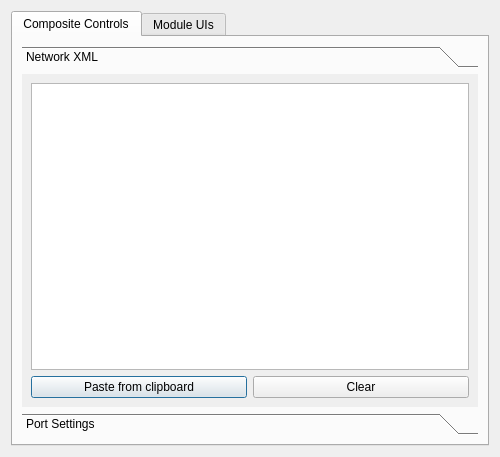
<?xml version="1.0" encoding="UTF-8"?>
<ui version="4.0">
 <class>CompositeModule</class>
 <widget class="QDialog" name="CompositeModule">
  <property name="geometry">
   <rect>
    <x>0</x>
    <y>0</y>
    <width>500</width>
    <height>457</height>
   </rect>
  </property>
  <property name="minimumSize">
   <size>
    <width>500</width>
    <height>450</height>
   </size>
  </property>
  <property name="windowTitle">
   <string>Composite Module</string>
  </property>
  <layout class="QGridLayout" name="gridLayout">
   <item row="0" column="0">
    <widget class="QTabWidget" name="tabWidget">
     <property name="currentIndex">
      <number>0</number>
     </property>
     <widget class="QWidget" name="tab">
      <attribute name="title">
       <string>Composite Controls</string>
      </attribute>
      <layout class="QGridLayout" name="gridLayout_2">
       <item row="0" column="0">
        <widget class="QToolBox" name="toolBox">
         <property name="currentIndex">
          <number>0</number>
         </property>
         <widget class="QWidget" name="page">
          <property name="geometry">
           <rect>
            <x>0</x>
            <y>0</y>
            <width>430</width>
            <height>310</height>
           </rect>
          </property>
          <attribute name="label">
           <string>Network XML</string>
          </attribute>
          <layout class="QGridLayout" name="gridLayout_3">
           <item row="0" column="0">
            <widget class="QPlainTextEdit" name="networkXMLplainTextEdit_"/>
           </item>
           <item row="1" column="0">
            <layout class="QHBoxLayout" name="horizontalLayout">
             <item>
              <widget class="QPushButton" name="pastePushButton_">
               <property name="text">
                <string>Paste from clipboard</string>
               </property>
              </widget>
             </item>
             <item>
              <widget class="QPushButton" name="clearPushButton_">
               <property name="text">
                <string>Clear</string>
               </property>
              </widget>
             </item>
            </layout>
           </item>
          </layout>
         </widget>
         <widget class="QWidget" name="page_2">
          <property name="geometry">
           <rect>
            <x>0</x>
            <y>0</y>
            <width>98</width>
            <height>98</height>
           </rect>
          </property>
          <attribute name="label">
           <string>Port Settings</string>
          </attribute>
          <layout class="QGridLayout" name="gridLayout_4">
           <item row="0" column="0">
            <widget class="QPlainTextEdit" name="portReportPlainTextEdit_"/>
           </item>
          </layout>
         </widget>
        </widget>
       </item>
      </layout>
     </widget>
     <widget class="QWidget" name="tab_2">
      <attribute name="title">
       <string>Module UIs</string>
      </attribute>
      <layout class="QGridLayout" name="gridLayout_5">
       <item row="0" column="0">
        <layout class="QVBoxLayout" name="moduleButtonVerticalLayout_"/>
       </item>
      </layout>
     </widget>
    </widget>
   </item>
  </layout>
 </widget>
 <resources/>
 <connections/>
</ui>
